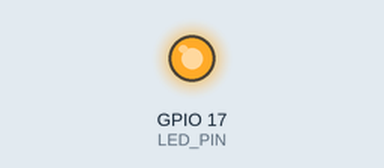
This program was run on a simulated Raspberry Pi (BCM pin numbers). Parts: output pins drawn as LEDs (lit = HIGH). At 13.0 s the program stops and its outputs stay as they are.

Above: at 0.1 s.
At 12.6 s:
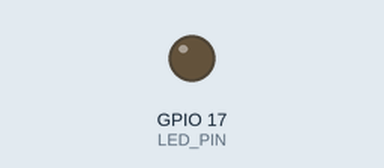
Timing chart, 0 to 14.1 s (numbered marks = the images above):
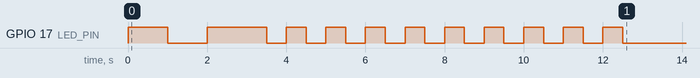

The program:

led.py
```python
import RPi.GPIO as GPIO
import time

LED_PIN = 17

GPIO.setmode(GPIO.BCM)

# set the output for pin 17 to be output
GPIO.setup(LED_PIN, GPIO.OUT)
GPIO.output(LED_PIN, GPIO.HIGH)

# waits 1 second before powering off
time.sleep(1)
GPIO.output(LED_PIN, GPIO.LOW)
time.sleep(1)
GPIO.output(LED_PIN, GPIO.HIGH)
time.sleep(1)

for i in range(10):
    GPIO.output(LED_PIN, GPIO.HIGH)
    time.sleep(.5)
    GPIO.output(LED_PIN, GPIO.LOW)
    time.sleep(.5)

GPIO.cleanup()
```

Measured:
- by itself, GPIO 17 (LED_PIN): goes HIGH 1.0 s, LOW 1.0 s, HIGH 1.5 s, 9 × (LOW 0.50 s, HIGH 0.50 s), then LOW
